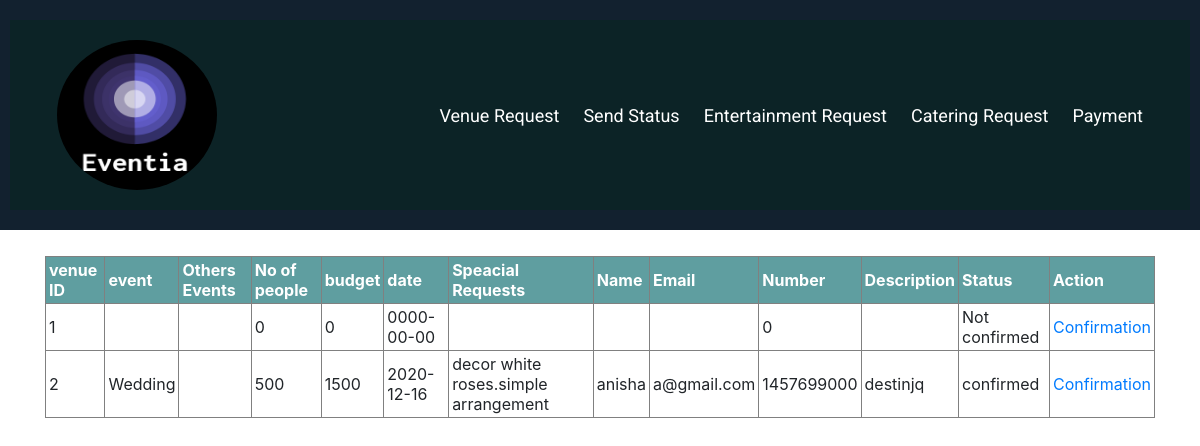
Screenshot of /Admin/VenueRequest.php with the database file from the repository.
### tables this page shows
CREATE TABLE `venue` (
  `venueID` bigint(20) NOT NULL,
  `event` varchar(50) NOT NULL,
  `event1` varchar(50) DEFAULT NULL,
  `people` int(50) NOT NULL,
  `budget` int(11) NOT NULL,
  `date` date NOT NULL,
  `Srequest` varchar(50) NOT NULL,
  `name` varchar(50) NOT NULL,
  `email` varchar(50) NOT NULL,
  `number` int(50) NOT NULL,
  `description` varchar(11) NOT NULL,
  `status` varchar(50) NOT NULL
);

### Admin/VenueRequest.php (the view, shortened to what this page needs)
<?php
   echo "<link rel='stylesheet' type='text/css' href='./Style/ind.css' />";
   echo "<link rel='stylesheet' type='text/css' href='./Style/Button.css' />";
   echo "<link rel='stylesheet' type='text/css' href='./Style/venue.css' />";
?>
<?php
	require_once('./db.conf.php');
 $query= "SELECT * FROM Venue";
 $result=mysqli_query($connString,$query);
 ?>
<?php include('./Links.php'); ?>
<?php include('navbar.php'); ?>
<!DOCTYPE html>
<html>
   <head>
   </head>
   <body>
   <br>
   <div class="container">
		 <div class="container-table">
			<div class="table1">
         <form action="VenueRequest.php" method="post">
            <table border="1">
            <thead class="table100-head">
                <th> venue ID 	</th>
                <th>event</th>
                <th>Others Events</th>
                <th>No of people</th>
                <th>budget</th>
                <th>date</th>
                <th>Speacial Requests</th>
                <th>Name</th>
                <th>Email</th>
                <th>Number</th>
                <th>Description</th>
                <th>Status</th>
                <th>Action</th>
            </thead>
            <?php
                    while ($row = mysqli_fetch_assoc($result))
                    {
                        ?>
                    <tr>
                    <td><?php echo $row['venueID']; ?></td>
                    <td><?php echo $row['event']; ?></td>
                    <td><?php echo $row['event1']; ?></td>
                    <td><?php echo $row['people']; ?></td>
                    <td><?php echo $row['budget']; ?></td>
                    <td><?php echo $row['date']; ?></td>
                    <td><?php echo $row['Srequest']; ?></td>
                    <td><?php echo $row['name']; ?></td>
                    <td><?php echo $row['email']; ?></td>
                    <td><?php echo $row['number']; ?></td>
                    <td><?php echo $row['description']; ?></td>
                    <td><?php echo $row['status']; ?></td>
                    <td>
                    <a href=Requests.php?userid=<?php echo $row['venueID']; ?>" >Confirmation</a>
                    </td>
                </tr>
                    <?php
                    }
                    ?>
        </table>
        </form>
        <br>
        </div>
		</div>
	</div>
   </body>
</html>

### Admin/Style/ind.css (style rules this page uses)
* { box-sizing: border-box; }
body { margin: 0; font-family: Arial, Helvetica, sans-serif; }
body { font-family: Verdana, sans-serif; }

### Admin/Style/venue.css (style rules this page uses)
.container { padding-left: 15px; }
table { border-collapse: collapse; }
th, td { text-align: left; padding: 3px; }
th { background-color: #5F9EA0; color: white; }

### css/style.css (style rules this page uses)
* { box-sizing: border-box; }
a, button { transition: all .5s ease; }
body { font-size: 1.1rem; }

### rows the page displays
venue: venueID "1", people "0", budget "0", date "0000-00-00", number "0", status "Not confirmed"
venue: venueID "2", event "Wedding", people "500", budget "1500", date "2020-12-16", Srequest "decor white roses.simple arrangement", name "anisha", email "a@gmail.com", number "1457699000", description "destinjq", status "confirmed"
